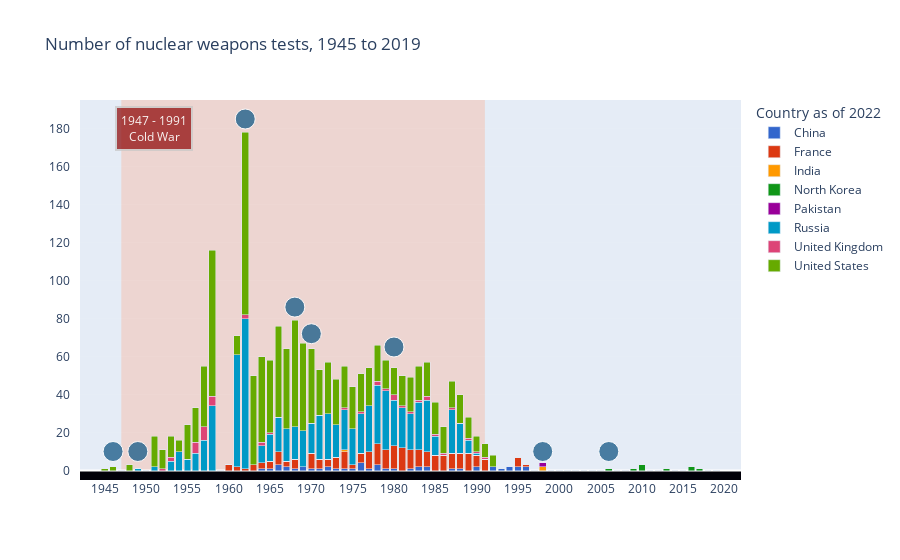

The notebook cell this image was saved under:
### Code cell
testplot = kbplot()
testplot[1].show()

### Figure 1 — Plotly figure (JSON) as saved in the notebook; plotly's stock layout.template omitted (floating-point values rounded to 4 significant figures)
{"data": [{"alignmentgroup": "True", "hovertemplate": "%{y}", "hovertext": ["China", "China", "China", "China", "China", "China", "China", "China", "China", "China", "China", "China", "China", "China", "China", "China", "China", "China", "China", "China", "China", "China", "China", "China", "China", "China", "China", "China", "China", "China", "China", "China", "China", "China", "China", "China", "China", "China", "China", "China", "China", "China", "China", "China", "China", "China", "China", "China", "China", "China", "China", "China", "China", "China", "China", "China", "China", "China", "China", "China", "China", "China", "China", "China", "China", "China", "China", "China", "China", "China", "China", "China", "China", "China", "China"], "legendgroup": "China", "marker": {"color": "#3366CC", "pattern": {"shape": ""}}, "name": "China", "offsetgroup": "China", "orientation": "v", "showlegend": true, "textposition": "auto", "type": "bar", "x": [1945, 1946, 1947, 1948, 1949, 1950, 1951, 1952, 1953, 1954, 1955, 1956, 1957, 1958, 1959, 1960, 1961, 1962, 1963, 1964, 1965, 1966, 1967, 1968, 1969, 1970, 1971, 1972, 1973, 1974, 1975, 1976, 1977, 1978, 1979, 1980, 1981, 1982, 1983, 1984, 1985, 1986, 1987, 1988, 1989, 1990, 1991, 1992, 1993, 1994, 1995, 1996, 1997, 1998, 1999, 2000, 2001, 2002, 2003, 2004, 2005, 2006, 2007, 2008, 2009, 2010, 2011, 2012, 2013, 2014, 2015, 2016, 2017, 2018, 2019], "xaxis": "x", "y": [0, 0, 0, 0, 0, 0, 0, 0, 0, 0, 0, 0, 0, 0, 0, 0, 0, 0, 0, 1, 1, 3, 2, 1, 2, 1, 1, 2, 1, 1, 1, 4, 1, 3, 1, 1, 0, 1, 2, 2, 0, 0, 1, 1, 0, 2, 0, 2, 1, 2, 2, 2, 0, 0, 0, 0, 0, 0, 0, 0, 0, 0, 0, 0, 0, 0, 0, 0, 0, 0, 0, 0, 0, 0, 0], "yaxis": "y"}, {"alignmentgroup": "True", "hovertemplate": "%{y}", "hovertext": ["France", "France", "France", "France", "France", "France", "France", "France", "France", "France", "France", "France", "France", "France", "France", "France", "France", "France", "France", "France", "France", "France", "France", "France", "France", "France", "France", "France", "France", "France", "France", "France", "France", "France", "France", "France", "France", "France", "France", "France", "France", "France", "France", "France", "France", "France", "France", "France", "France", "France", "France", "France", "France", "France", "France", "France", "France", "France", "France", "France", "France", "France", "France", "France", "France", "France", "France", "France", "France", "France", "France", "France", "France", "France", "France"], "legendgroup": "France", "marker": {"color": "#DC3912", "pattern": {"shape": ""}}, "name": "France", "offsetgroup": "France", "orientation": "v", "showlegend": true, "textposition": "auto", "type": "bar", "x": [1945, 1946, 1947, 1948, 1949, 1950, 1951, 1952, 1953, 1954, 1955, 1956, 1957, 1958, 1959, 1960, 1961, 1962, 1963, 1964, 1965, 1966, 1967, 1968, 1969, 1970, 1971, 1972, 1973, 1974, 1975, 1976, 1977, 1978, 1979, 1980, 1981, 1982, 1983, 1984, 1985, 1986, 1987, 1988, 1989, 1990, 1991, 1992, 1993, 1994, 1995, 1996, 1997, 1998, 1999, 2000, 2001, 2002, 2003, 2004, 2005, 2006, 2007, 2008, 2009, 2010, 2011, 2012, 2013, 2014, 2015, 2016, 2017, 2018, 2019], "xaxis": "x", "y": [0, 0, 0, 0, 0, 0, 0, 0, 0, 0, 0, 0, 0, 0, 0, 3, 2, 1, 3, 3, 4, 7, 3, 5, 0, 8, 5, 4, 6, 9, 2, 5, 9, 11, 10, 12, 12, 10, 9, 8, 8, 8, 8, 8, 9, 6, 6, 0, 0, 0, 5, 1, 0, 0, 0, 0, 0, 0, 0, 0, 0, 0, 0, 0, 0, 0, 0, 0, 0, 0, 0, 0, 0, 0, 0], "yaxis": "y"}, {"alignmentgroup": "True", "hovertemplate": "%{y}", "hovertext": ["India", "India", "India", "India", "India", "India", "India", "India", "India", "India", "India", "India", "India", "India", "India", "India", "India", "India", "India", "India", "India", "India", "India", "India", "India", "India", "India", "India", "India", "India", "India", "India", "India", "India", "India", "India", "India", "India", "India", "India", "India", "India", "India", "India", "India", "India", "India", "India", "India", "India", "India", "India", "India", "India", "India", "India", "India", "India", "India", "India", "India", "India", "India", "India", "India", "India", "India", "India", "India", "India", "India", "India", "India", "India", "India"], "legendgroup": "India", "marker": {"color": "#FF9900", "pattern": {"shape": ""}}, "name": "India", "offsetgroup": "India", "orientation": "v", "showlegend": true, "textposition": "auto", "type": "bar", "x": [1945, 1946, 1947, 1948, 1949, 1950, 1951, 1952, 1953, 1954, 1955, 1956, 1957, 1958, 1959, 1960, 1961, 1962, 1963, 1964, 1965, 1966, 1967, 1968, 1969, 1970, 1971, 1972, 1973, 1974, 1975, 1976, 1977, 1978, 1979, 1980, 1981, 1982, 1983, 1984, 1985, 1986, 1987, 1988, 1989, 1990, 1991, 1992, 1993, 1994, 1995, 1996, 1997, 1998, 1999, 2000, 2001, 2002, 2003, 2004, 2005, 2006, 2007, 2008, 2009, 2010, 2011, 2012, 2013, 2014, 2015, 2016, 2017, 2018, 2019], "xaxis": "x", "y": [0, 0, 0, 0, 0, 0, 0, 0, 0, 0, 0, 0, 0, 0, 0, 0, 0, 0, 0, 0, 0, 0, 0, 0, 0, 0, 0, 0, 0, 1, 0, 0, 0, 0, 0, 0, 0, 0, 0, 0, 0, 0, 0, 0, 0, 0, 0, 0, 0, 0, 0, 0, 0, 2, 0, 0, 0, 0, 0, 0, 0, 0, 0, 0, 0, 0, 0, 0, 0, 0, 0, 0, 0, 0, 0], "yaxis": "y"}, {"alignmentgroup": "True", "hovertemplate": "%{y}", "hovertext": ["North Korea", "North Korea", "North Korea", "North Korea", "North Korea", "North Korea", "North Korea", "North Korea", "North Korea", "North Korea", "North Korea", "North Korea", "North Korea", "North Korea", "North Korea", "North Korea", "North Korea", "North Korea", "North Korea", "North Korea", "North Korea", "North Korea", "North Korea", "North Korea", "North Korea", "North Korea", "North Korea", "North Korea", "North Korea", "North Korea", "North Korea", "North Korea", "North Korea", "North Korea", "North Korea", "North Korea", "North Korea", "North Korea", "North Korea", "North Korea", "North Korea", "North Korea", "North Korea", "North Korea", "North Korea", "North Korea", "North Korea", "North Korea", "North Korea", "North Korea", "North Korea", "North Korea", "North Korea", "North Korea", "North Korea", "North Korea", "North Korea", "North Korea", "North Korea", "North Korea", "North Korea", "North Korea", "North Korea", "North Korea", "North Korea", "North Korea", "North Korea", "North Korea", "North Korea", "North Korea", "North Korea", "North Korea", "North Korea", "North Korea", "North Korea"], "legendgroup": "North Korea", "marker": {"color": "#109618", "pattern": {"shape": ""}}, "name": "North Korea", "offsetgroup": "North Korea", "orientation": "v", "showlegend": true, "textposition": "auto", "type": "bar", "x": [1945, 1946, 1947, 1948, 1949, 1950, 1951, 1952, 1953, 1954, 1955, 1956, 1957, 1958, 1959, 1960, 1961, 1962, 1963, 1964, 1965, 1966, 1967, 1968, 1969, 1970, 1971, 1972, 1973, 1974, 1975, 1976, 1977, 1978, 1979, 1980, 1981, 1982, 1983, 1984, 1985, 1986, 1987, 1988, 1989, 1990, 1991, 1992, 1993, 1994, 1995, 1996, 1997, 1998, 1999, 2000, 2001, 2002, 2003, 2004, 2005, 2006, 2007, 2008, 2009, 2010, 2011, 2012, 2013, 2014, 2015, 2016, 2017, 2018, 2019], "xaxis": "x", "y": [0, 0, 0, 0, 0, 0, 0, 0, 0, 0, 0, 0, 0, 0, 0, 0, 0, 0, 0, 0, 0, 0, 0, 0, 0, 0, 0, 0, 0, 0, 0, 0, 0, 0, 0, 0, 0, 0, 0, 0, 0, 0, 0, 0, 0, 0, 0, 0, 0, 0, 0, 0, 0, 0, 0, 0, 0, 0, 0, 0, 0, 1, 0, 0, 1, 3, 0, 0, 1, 0, 0, 2, 1, 0, 0], "yaxis": "y"}, {"alignmentgroup": "True", "hovertemplate": "%{y}", "hovertext": ["Pakistan", "Pakistan", "Pakistan", "Pakistan", "Pakistan", "Pakistan", "Pakistan", "Pakistan", "Pakistan", "Pakistan", "Pakistan", "Pakistan", "Pakistan", "Pakistan", "Pakistan", "Pakistan", "Pakistan", "Pakistan", "Pakistan", "Pakistan", "Pakistan", "Pakistan", "Pakistan", "Pakistan", "Pakistan", "Pakistan", "Pakistan", "Pakistan", "Pakistan", "Pakistan", "Pakistan", "Pakistan", "Pakistan", "Pakistan", "Pakistan", "Pakistan", "Pakistan", "Pakistan", "Pakistan", "Pakistan", "Pakistan", "Pakistan", "Pakistan", "Pakistan", "Pakistan", "Pakistan", "Pakistan", "Pakistan", "Pakistan", "Pakistan", "Pakistan", "Pakistan", "Pakistan", "Pakistan", "Pakistan", "Pakistan", "Pakistan", "Pakistan", "Pakistan", "Pakistan", "Pakistan", "Pakistan", "Pakistan", "Pakistan", "Pakistan", "Pakistan", "Pakistan", "Pakistan", "Pakistan", "Pakistan", "Pakistan", "Pakistan", "Pakistan", "Pakistan", "Pakistan"], "legendgroup": "Pakistan", "marker": {"color": "#990099", "pattern": {"shape": ""}}, "name": "Pakistan", "offsetgroup": "Pakistan", "orientation": "v", "showlegend": true, "textposition": "auto", "type": "bar", "x": [1945, 1946, 1947, 1948, 1949, 1950, 1951, 1952, 1953, 1954, 1955, 1956, 1957, 1958, 1959, 1960, 1961, 1962, 1963, 1964, 1965, 1966, 1967, 1968, 1969, 1970, 1971, 1972, 1973, 1974, 1975, 1976, 1977, 1978, 1979, 1980, 1981, 1982, 1983, 1984, 1985, 1986, 1987, 1988, 1989, 1990, 1991, 1992, 1993, 1994, 1995, 1996, 1997, 1998, 1999, 2000, 2001, 2002, 2003, 2004, 2005, 2006, 2007, 2008, 2009, 2010, 2011, 2012, 2013, 2014, 2015, 2016, 2017, 2018, 2019], "xaxis": "x", "y": [0, 0, 0, 0, 0, 0, 0, 0, 0, 0, 0, 0, 0, 0, 0, 0, 0, 0, 0, 0, 0, 0, 0, 0, 0, 0, 0, 0, 0, 0, 0, 0, 0, 0, 0, 0, 0, 0, 0, 0, 0, 0, 0, 0, 0, 0, 0, 0, 0, 0, 0, 0, 0, 2, 0, 0, 0, 0, 0, 0, 0, 0, 0, 0, 0, 0, 0, 0, 0, 0, 0, 0, 0, 0, 0], "yaxis": "y"}, {"alignmentgroup": "True", "hovertemplate": "%{y}", "hovertext": ["Russia", "Russia", "Russia", "Russia", "Russia", "Russia", "Russia", "Russia", "Russia", "Russia", "Russia", "Russia", "Russia", "Russia", "Russia", "Russia", "Russia", "Russia", "Russia", "Russia", "Russia", "Russia", "Russia", "Russia", "Russia", "Russia", "Russia", "Russia", "Russia", "Russia", "Russia", "Russia", "Russia", "Russia", "Russia", "Russia", "Russia", "Russia", "Russia", "Russia", "Russia", "Russia", "Russia", "Russia", "Russia", "Russia", "Russia", "Russia", "Russia", "Russia", "Russia", "Russia", "Russia", "Russia", "Russia", "Russia", "Russia", "Russia", "Russia", "Russia", "Russia", "Russia", "Russia", "Russia", "Russia", "Russia", "Russia", "Russia", "Russia", "Russia", "Russia", "Russia", "Russia", "Russia", "Russia"], "legendgroup": "Russia", "marker": {"color": "#0099C6", "pattern": {"shape": ""}}, "name": "Russia", "offsetgroup": "Russia", "orientation": "v", "showlegend": true, "textposition": "auto", "type": "bar", "x": [1945, 1946, 1947, 1948, 1949, 1950, 1951, 1952, 1953, 1954, 1955, 1956, 1957, 1958, 1959, 1960, 1961, 1962, 1963, 1964, 1965, 1966, 1967, 1968, 1969, 1970, 1971, 1972, 1973, 1974, 1975, 1976, 1977, 1978, 1979, 1980, 1981, 1982, 1983, 1984, 1985, 1986, 1987, 1988, 1989, 1990, 1991, 1992, 1993, 1994, 1995, 1996, 1997, 1998, 1999, 2000, 2001, 2002, 2003, 2004, 2005, 2006, 2007, 2008, 2009, 2010, 2011, 2012, 2013, 2014, 2015, 2016, 2017, 2018, 2019], "xaxis": "x", "y": [0, 0, 0, 0, 1, 0, 2, 0, 5, 10, 6, 9, 16, 34, 0, 0, 59, 79, 0, 9, 14, 18, 17, 17, 19, 16, 23, 24, 17, 21, 19, 21, 24, 31, 31, 24, 21, 19, 25, 27, 10, 0, 23, 16, 7, 1, 0, 0, 0, 0, 0, 0, 0, 0, 0, 0, 0, 0, 0, 0, 0, 0, 0, 0, 0, 0, 0, 0, 0, 0, 0, 0, 0, 0, 0], "yaxis": "y"}, {"alignmentgroup": "True", "hovertemplate": "%{y}", "hovertext": ["United Kingdom", "United Kingdom", "United Kingdom", "United Kingdom", "United Kingdom", "United Kingdom", "United Kingdom", "United Kingdom", "United Kingdom", "United Kingdom", "United Kingdom", "United Kingdom", "United Kingdom", "United Kingdom", "United Kingdom", "United Kingdom", "United Kingdom", "United Kingdom", "United Kingdom", "United Kingdom", "United Kingdom", "United Kingdom", "United Kingdom", "United Kingdom", "United Kingdom", "United Kingdom", "United Kingdom", "United Kingdom", "United Kingdom", "United Kingdom", "United Kingdom", "United Kingdom", "United Kingdom", "United Kingdom", "United Kingdom", "United Kingdom", "United Kingdom", "United Kingdom", "United Kingdom", "United Kingdom", "United Kingdom", "United Kingdom", "United Kingdom", "United Kingdom", "United Kingdom", "United Kingdom", "United Kingdom", "United Kingdom", "United Kingdom", "United Kingdom", "United Kingdom", "United Kingdom", "United Kingdom", "United Kingdom", "United Kingdom", "United Kingdom", "United Kingdom", "United Kingdom", "United Kingdom", "United Kingdom", "United Kingdom", "United Kingdom", "United Kingdom", "United Kingdom", "United Kingdom", "United Kingdom", "United Kingdom", "United Kingdom", "United Kingdom", "United Kingdom", "United Kingdom", "United Kingdom", "United Kingdom", "United Kingdom", "United Kingdom"], "legendgroup": "United Kingdom", "marker": {"color": "#DD4477", "pattern": {"shape": ""}}, "name": "United Kingdom", "offsetgroup": "United Kingdom", "orientation": "v", "showlegend": true, "textposition": "auto", "type": "bar", "x": [1945, 1946, 1947, 1948, 1949, 1950, 1951, 1952, 1953, 1954, 1955, 1956, 1957, 1958, 1959, 1960, 1961, 1962, 1963, 1964, 1965, 1966, 1967, 1968, 1969, 1970, 1971, 1972, 1973, 1974, 1975, 1976, 1977, 1978, 1979, 1980, 1981, 1982, 1983, 1984, 1985, 1986, 1987, 1988, 1989, 1990, 1991, 1992, 1993, 1994, 1995, 1996, 1997, 1998, 1999, 2000, 2001, 2002, 2003, 2004, 2005, 2006, 2007, 2008, 2009, 2010, 2011, 2012, 2013, 2014, 2015, 2016, 2017, 2018, 2019], "xaxis": "x", "y": [0, 0, 0, 0, 0, 0, 0, 1, 2, 0, 0, 6, 7, 5, 0, 0, 0, 2, 0, 2, 1, 0, 0, 0, 0, 0, 0, 0, 0, 1, 0, 1, 0, 2, 1, 3, 1, 1, 1, 2, 1, 1, 1, 0, 1, 1, 1, 0, 0, 0, 0, 0, 0, 0, 0, 0, 0, 0, 0, 0, 0, 0, 0, 0, 0, 0, 0, 0, 0, 0, 0, 0, 0, 0, 0], "yaxis": "y"}, {"alignmentgroup": "True", "hovertemplate": "%{y}", "hovertext": ["United States", "United States", "United States", "United States", "United States", "United States", "United States", "United States", "United States", "United States", "United States", "United States", "United States", "United States", "United States", "United States", "United States", "United States", "United States", "United States", "United States", "United States", "United States", "United States", "United States", "United States", "United States", "United States", "United States", "United States", "United States", "United States", "United States", "United States", "United States", "United States", "United States", "United States", "United States", "United States", "United States", "United States", "United States", "United States", "United States", "United States", "United States", "United States", "United States", "United States", "United States", "United States", "United States", "United States", "United States", "United States", "United States", "United States", "United States", "United States", "United States", "United States", "United States", "United States", "United States", "United States", "United States", "United States", "United States", "United States", "United States", "United States", "United States", "United States", "United States"], "legendgroup": "United States", "marker": {"color": "#66AA00", "pattern": {"shape": ""}}, "name": "United States", "offsetgroup": "United States", "orientation": "v", "showlegend": true, "textposition": "auto", "type": "bar", "x": [1945, 1946, 1947, 1948, 1949, 1950, 1951, 1952, 1953, 1954, 1955, 1956, 1957, 1958, 1959, 1960, 1961, 1962, 1963, 1964, 1965, 1966, 1967, 1968, 1969, 1970, 1971, 1972, 1973, 1974, 1975, 1976, 1977, 1978, 1979, 1980, 1981, 1982, 1983, 1984, 1985, 1986, 1987, 1988, 1989, 1990, 1991, 1992, 1993, 1994, 1995, 1996, 1997, 1998, 1999, 2000, 2001, 2002, 2003, 2004, 2005, 2006, 2007, 2008, 2009, 2010, 2011, 2012, 2013, 2014, 2015, 2016, 2017, 2018, 2019], "xaxis": "x", "y": [1, 2, 0, 3, 0, 0, 16, 10, 11, 6, 18, 18, 32, 77, 0, 0, 10, 96, 47, 45, 38, 48, 42, 56, 46, 39, 24, 27, 24, 22, 22, 20, 20, 19, 15, 14, 16, 18, 18, 18, 17, 14, 14, 15, 11, 8, 7, 6, 0, 0, 0, 0, 0, 0, 0, 0, 0, 0, 0, 0, 0, 0, 0, 0, 0, 0, 0, 0, 0, 0, 0, 0, 0, 0, 0], "yaxis": "y"}, {"hovertemplate": "<b>1945:</b><br>Atomic bombings of Hiroshima and Nagasaki<extra></extra>", "marker": {"color": "#21618C", "line": {"color": "white", "width": 1}, "opacity": 0.8, "size": 20}, "name": "1945", "showlegend": false, "type": "scatter", "x": [1946], "y": [10]}, {"hovertemplate": "<b>1949:</b><br>First successful test by USSR<extra></extra>", "marker": {"color": "#21618C", "line": {"color": "white", "width": 1}, "opacity": 0.8, "size": 20}, "name": "1949", "showlegend": false, "type": "scatter", "x": [1949], "y": [10]}, {"hovertemplate": "<b>1962:</b><br>Cuban Missile Crisis<extra></extra>", "marker": {"color": "#21618C", "line": {"color": "white", "width": 1}, "opacity": 0.8, "size": 20}, "name": "1962", "showlegend": false, "type": "scatter", "x": [1962], "y": [185]}, {"hovertemplate": "<b>1968:</b><br>Non-Proliferation Treaty<extra></extra>", "marker": {"color": "#21618C", "line": {"color": "white", "width": 1}, "opacity": 0.8, "size": 20}, "name": "1968", "showlegend": false, "type": "scatter", "x": [1968], "y": [86]}, {"hovertemplate": "<b>1969:</b><br>Détente began in 1969, as a core element of the foreign policy<br>of president Richard Nixon and his top advisor Henry Kissinger. They wanted to end<br>the containment policy and gain friendlier relations with the USSR and China.<extra></extra>", "marker": {"color": "#21618C", "line": {"color": "white", "width": 1}, "opacity": 0.8, "size": 20}, "name": "1969", "showlegend": false, "type": "scatter", "x": [1970], "y": [72]}, {"hovertemplate": "<b>1979:</b><br>Cold War flares up after Soviet invasion of Afghanistan<extra></extra>", "marker": {"color": "#21618C", "line": {"color": "white", "width": 1}, "opacity": 0.8, "size": 20}, "name": "1979", "showlegend": false, "type": "scatter", "x": [1980], "y": [65]}, {"hovertemplate": "<b>1998:</b><br>India test detonated five nuclear weapons. Domestic pressure<br>within Pakistan began to build which resulted in detonating six nuclear weapons.<extra></extra>", "marker": {"color": "#21618C", "line": {"color": "white", "width": 1}, "opacity": 0.8, "size": 20}, "name": "1998", "showlegend": false, "type": "scatter", "x": [1998], "y": [10]}, {"hovertemplate": "<b>2006:</b><br>First successful test by North Korea<extra></extra>", "marker": {"color": "#21618C", "line": {"color": "white", "width": 1}, "opacity": 0.8, "size": 20}, "name": "2006", "showlegend": false, "type": "scatter", "x": [2006], "y": [10]}], "layout": {"annotations": [{"align": "center", "arrowcolor": "#636363", "arrowhead": 2, "arrowsize": 1, "arrowwidth": 2, "bgcolor": "DarkRed", "bordercolor": "#c7c7c7", "borderpad": 4, "borderwidth": 2, "font": {"color": "#ffffff", "size": 12}, "opacity": 0.7, "showarrow": false, "text": "1947 - 1991<br>Cold War", "x": 1951, "xref": "x", "y": 180, "yref": "y"}], "autosize": true, "barmode": "stack", "legend": {"title": {"text": "Country as of 2022"}, "tracegroupgap": 0}, "shapes": [{"fillcolor": "LightSalmon", "layer": "below", "line": {"width": 0}, "opacity": 0.3, "type": "rect", "x0": "1947", "x1": "1991", "xref": "x", "y0": 0, "y1": 1, "yref": "y domain"}, {"fillcolor": "#010008", "layer": "below", "line": {"width": 0}, "opacity": 1, "type": "rect", "x0": 0, "x1": 1, "xref": "x domain", "y0": -5, "y1": 0, "yref": "y"}], "title": {"text": "Number of nuclear weapons tests, 1945 to 2019"}, "xaxis": {"anchor": "y", "domain": [0, 1], "range": [1942, 2022], "showgrid": false, "tickangle": 0, "ticklabelstep": 5, "tickmode": "linear", "title": {"text": ""}, "type": "linear"}, "yaxis": {"anchor": "x", "domain": [0, 1], "dtick": 20, "griddash": "solid", "gridwidth": 0.05, "range": [-5, 195], "tickson": "boundaries", "ticksuffix": "   ", "title": {"text": ""}, "type": "linear"}}}
